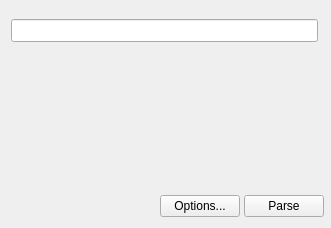
<?xml version="1.0" encoding="UTF-8"?>
<ui version="4.0">
 <author>Wintermute Developers &lt;wintermute-devel@lists.launchpad.net&gt;</author>
 <class>MainWindow</class>
 <widget class="QMainWindow" name="MainWindow">
  <property name="enabled">
   <bool>true</bool>
  </property>
  <property name="geometry">
   <rect>
    <x>0</x>
    <y>0</y>
    <width>331</width>
    <height>228</height>
   </rect>
  </property>
  <property name="sizePolicy">
   <sizepolicy hsizetype="Expanding" vsizetype="Preferred">
    <horstretch>0</horstretch>
    <verstretch>0</verstretch>
   </sizepolicy>
  </property>
  <property name="windowTitle">
   <string>Wintermute</string>
  </property>
  <property name="windowIcon">
   <iconset>
    <normaloff>:/img/wm-logo</normaloff>:/img/wm-logo</iconset>
  </property>
  <property name="toolTip">
   <string/>
  </property>
  <property name="statusTip">
   <string/>
  </property>
  <property name="whatsThis">
   <string/>
  </property>
  <property name="documentMode">
   <bool>false</bool>
  </property>
  <property name="dockNestingEnabled">
   <bool>false</bool>
  </property>
  <property name="unifiedTitleAndToolBarOnMac">
   <bool>false</bool>
  </property>
  <widget class="QWidget" name="coreWidget">
   <widget class="QLineEdit" name="lineEdit">
    <property name="geometry">
     <rect>
      <x>11</x>
      <y>19</y>
      <width>307</width>
      <height>23</height>
     </rect>
    </property>
   </widget>
   <widget class="QWidget" name="horizontalLayoutWidget">
    <property name="geometry">
     <rect>
      <x>5</x>
      <y>188</y>
      <width>323</width>
      <height>37</height>
     </rect>
    </property>
    <layout class="QHBoxLayout" name="horizontalLayout">
     <item>
      <spacer name="horizontalSpacer">
       <property name="orientation">
        <enum>Qt::Horizontal</enum>
       </property>
       <property name="sizeHint" stdset="0">
        <size>
         <width>40</width>
         <height>20</height>
        </size>
       </property>
      </spacer>
     </item>
     <item>
      <widget class="QPushButton" name="btnOptions">
       <property name="text">
        <string>Options...</string>
       </property>
      </widget>
     </item>
     <item>
      <widget class="QPushButton" name="btnParse">
       <property name="text">
        <string>Parse</string>
       </property>
      </widget>
     </item>
    </layout>
   </widget>
  </widget>
 </widget>
 <layoutdefault spacing="4" margin="4"/>
 <resources/>
 <connections/>
 <designerdata>
  <property name="gridDeltaX">
   <number>5</number>
  </property>
  <property name="gridDeltaY">
   <number>5</number>
  </property>
  <property name="gridSnapX">
   <bool>false</bool>
  </property>
  <property name="gridSnapY">
   <bool>false</bool>
  </property>
  <property name="gridVisible">
   <bool>false</bool>
  </property>
 </designerdata>
</ui>
